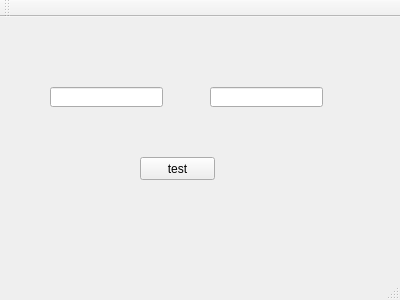
<?xml version="1.0" encoding="UTF-8"?>
<ui version="4.0">
 <class>MainWindow</class>
 <widget class="QMainWindow" name="MainWindow">
  <property name="geometry">
   <rect>
    <x>0</x>
    <y>0</y>
    <width>400</width>
    <height>300</height>
   </rect>
  </property>
  <property name="windowTitle">
   <string>MainWindow</string>
  </property>
  <widget class="QWidget" name="centralWidget">
   <widget class="QLineEdit" name="lineEdit_start">
    <property name="geometry">
     <rect>
      <x>50</x>
      <y>70</y>
      <width>113</width>
      <height>20</height>
     </rect>
    </property>
    <property name="text">
     <string/>
    </property>
   </widget>
   <widget class="QLineEdit" name="lineEdit_end">
    <property name="geometry">
     <rect>
      <x>210</x>
      <y>70</y>
      <width>113</width>
      <height>20</height>
     </rect>
    </property>
   </widget>
   <widget class="QPushButton" name="pushButton_test">
    <property name="geometry">
     <rect>
      <x>140</x>
      <y>140</y>
      <width>75</width>
      <height>23</height>
     </rect>
    </property>
    <property name="text">
     <string>test</string>
    </property>
   </widget>
  </widget>
  <widget class="QMenuBar" name="menuBar">
   <property name="geometry">
    <rect>
     <x>0</x>
     <y>0</y>
     <width>400</width>
     <height>21</height>
    </rect>
   </property>
  </widget>
  <widget class="QToolBar" name="mainToolBar">
   <attribute name="toolBarArea">
    <enum>TopToolBarArea</enum>
   </attribute>
   <attribute name="toolBarBreak">
    <bool>false</bool>
   </attribute>
  </widget>
  <widget class="QStatusBar" name="statusBar"/>
 </widget>
 <layoutdefault spacing="6" margin="11"/>
 <resources/>
 <connections/>
</ui>
